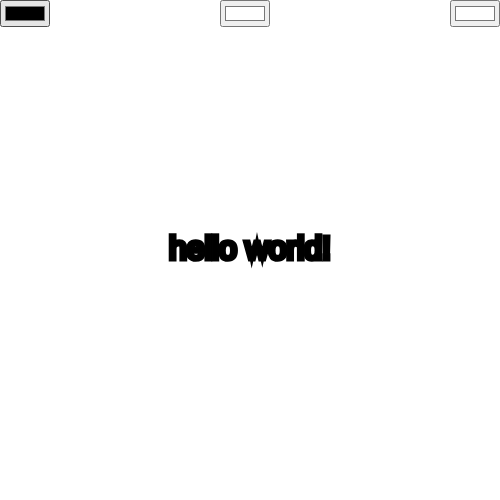
Frame 1 (no input)
Frame 60 (no input): identical to frame 1, image omitted
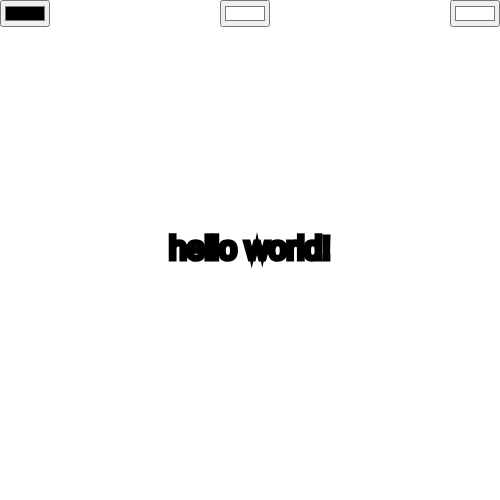
Frame 120 (the mouse pressed at the canvas centre since frame 60)

The p5.js sketch that drew these frames (run headless with seeded random() and noise() and a simulated clock; from frame 60 on, the mouse is pressed at the canvas centre):

// p5.js sketch
// ── sketch.js
let Background1;
let text1;
let stroke1;

function setup() {
  createCanvas(500, 500);
  
  
  Background1 = createColorPicker(255); 
  text1 = createColorPicker(0);
    stroke1 = createColorPicker(255);
  
  
  const container = select("main");
  
  
  Background1.parent(container);
  text1.parent(container);
  stroke1.parent(container);

  Background1.position(220,0);
  text1.position(0,0);
  stroke1.position(450,0)
}

function draw() {

  background(Background1.value());
  fill(text1.value());
  stroke(stroke1.value());
  
  
  textSize(32);
  stroke(1);
  strokeWeight(5)
  textAlign(CENTER, CENTER);
  text('hello world!',250,250);
}
